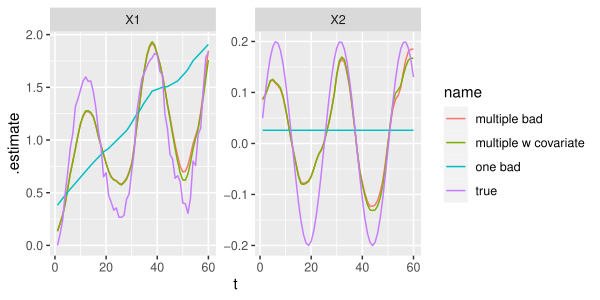

Recreate this plot in R.
###################################################
### code chunk number 39: Cs711_multivariate
###################################################
statesmc <- tsSmooth(fitmc)
statesmc$name <- "multiple w covariate"
df <- rbind(true, statesu, statesm, statesmc)

ggplot(df, aes(x = t, y = .estimate, col = name)) +
  geom_line() +
  facet_wrap(~.rownames, scale = "free_y")
